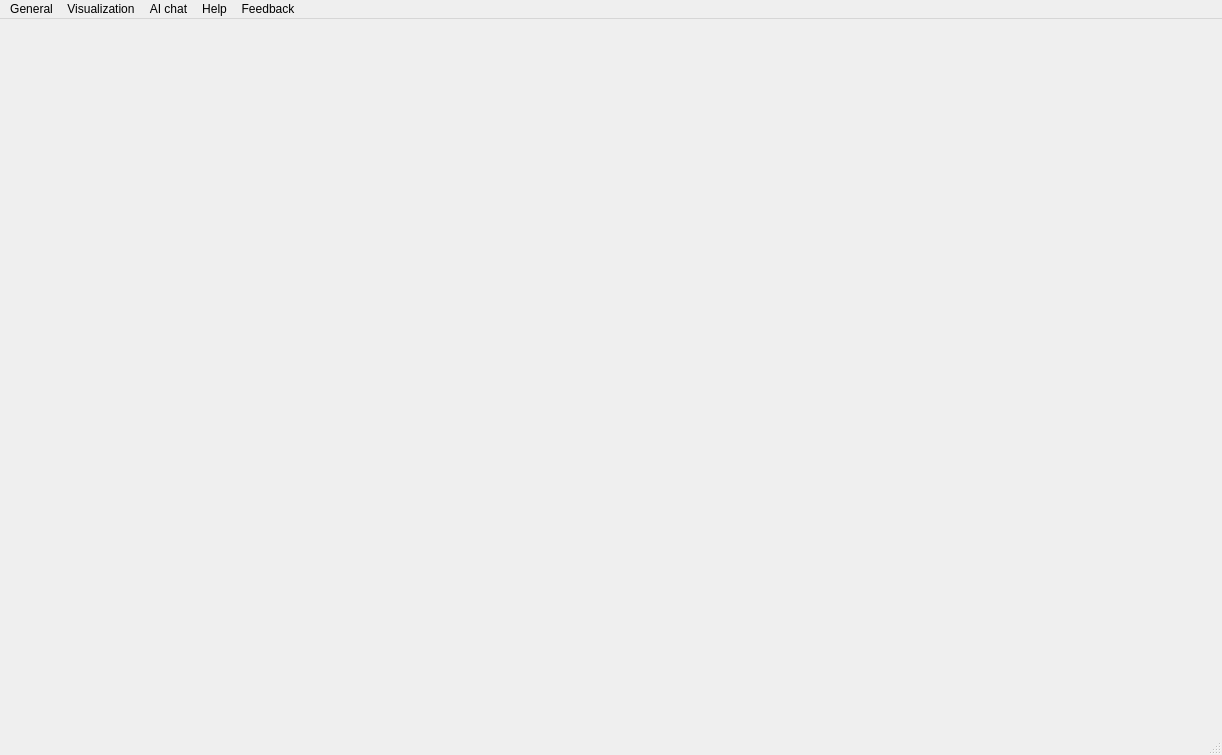
<?xml version="1.0" encoding="UTF-8"?>
<ui version="4.0">
 <class>MainWindow</class>
 <widget class="QMainWindow" name="MainWindow">
  <property name="geometry">
   <rect>
    <x>0</x>
    <y>0</y>
    <width>1222</width>
    <height>755</height>
   </rect>
  </property>
  <property name="windowTitle">
   <string>MainWindow</string>
  </property>
  <widget class="QWidget" name="centralwidget">
   <property name="autoFillBackground">
    <bool>false</bool>
   </property>
   <layout class="QHBoxLayout" name="horizontalLayout">
    <item>
     <widget class="QStackedWidget" name="stackedWidget">
      <widget class="QWidget" name="page"/>
      <widget class="QWidget" name="page_2"/>
     </widget>
    </item>
   </layout>
  </widget>
  <widget class="QMenuBar" name="menubar">
   <property name="geometry">
    <rect>
     <x>0</x>
     <y>0</y>
     <width>1222</width>
     <height>33</height>
    </rect>
   </property>
   <widget class="QMenu" name="menuGeneral">
    <property name="title">
     <string>General</string>
    </property>
   </widget>
   <widget class="QMenu" name="menuVisualization">
    <property name="title">
     <string>Visualization</string>
    </property>
   </widget>
   <widget class="QMenu" name="menuAI_chat">
    <property name="title">
     <string>AI chat</string>
    </property>
   </widget>
   <widget class="QMenu" name="menuHelp">
    <property name="title">
     <string>Help</string>
    </property>
   </widget>
   <widget class="QMenu" name="menuFeedback">
    <property name="title">
     <string>Feedback</string>
    </property>
   </widget>
   <addaction name="menuGeneral"/>
   <addaction name="menuVisualization"/>
   <addaction name="menuAI_chat"/>
   <addaction name="menuHelp"/>
   <addaction name="menuFeedback"/>
  </widget>
  <widget class="QStatusBar" name="statusbar"/>
 </widget>
 <resources/>
 <connections/>
 <designerdata>
  <property name="gridDeltaX">
   <number>10</number>
  </property>
  <property name="gridDeltaY">
   <number>10</number>
  </property>
  <property name="gridSnapX">
   <bool>true</bool>
  </property>
  <property name="gridSnapY">
   <bool>true</bool>
  </property>
  <property name="gridVisible">
   <bool>true</bool>
  </property>
 </designerdata>
</ui>
